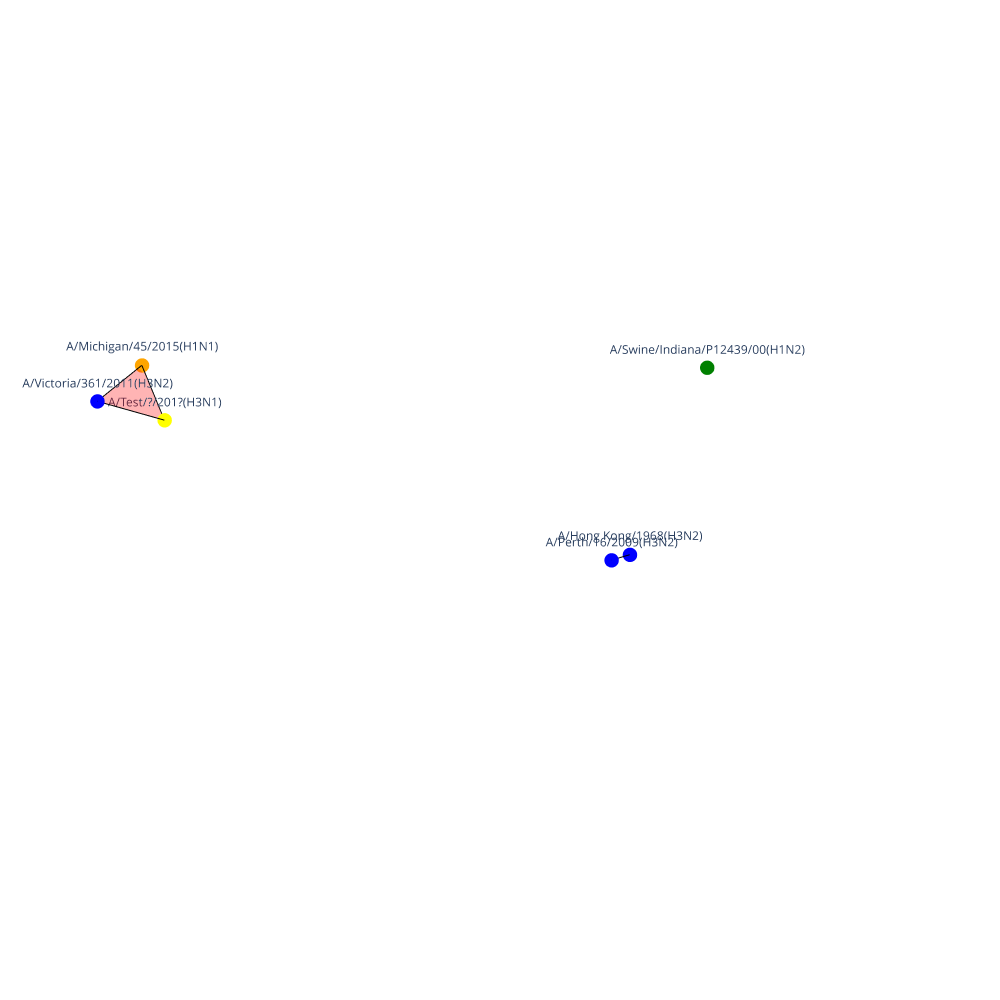

Notebook code for this chart:
### Code cell
# Visualizar el complejo simplicial 3D
print("Visualizing 3D simplicial complex at filtration time 150")
visualize_simplicial_complex(simplex_tree, 150, vertex_names=labels)

### Figure 1 — Plotly figure (JSON) as saved in the notebook; plotly's stock layout.template omitted (floating-point values rounded to 4 significant figures)
{"data": [{"hoverinfo": "text", "marker": {"color": ["green", "blue", "blue", "orange", "blue", "yellow"], "size": 5}, "mode": "markers+text", "text": ["A/Swine/Indiana/P12439/00(H1N2)", "A/Hong Kong/1968(H3N2) ", "A/Perth/16/2009(H3N2)", "A/Michigan/45/2015(H1N1)", "A/Victoria/361/2011(H3N2)", "A/Test/?/201?(H3N1)"], "textposition": "top center", "type": "scatter3d", "x": [-0.05562, -1, -0.8391, 0.5597, 0.7351, 0.6], "y": [0.9934, 0.09963, 0.1386, -0.4792, -0.425, -0.3274], "z": [0.6848, -0.8589, -0.775, 0.3561, 0.3347, 0.2583]}, {"hoverinfo": "none", "line": {"color": ["black", "black", "black", "black", "black", "black", "black", "black", "black", "black", "black", "black"], "width": 2}, "mode": "lines", "type": "scatter3d", "x": [-1, -0.8391, null, 0.5597, 0.7351, null, 0.5597, 0.6, null, 0.7351, 0.6, null], "y": [0.09963, 0.1386, null, -0.4792, -0.425, null, -0.4792, -0.3274, null, -0.425, -0.3274, null], "z": [-0.8589, -0.775, null, 0.3561, 0.3347, null, 0.3561, 0.2583, null, 0.3347, 0.2583, null]}, {"color": "red", "opacity": 0.3, "type": "mesh3d", "x": [0.5597, 0.7351, 0.6], "y": [-0.4792, -0.425, -0.3274], "z": [0.3561, 0.3347, 0.2583]}], "layout": {"height": 1000, "margin": {"b": 0, "l": 0, "r": 0, "t": 0}, "scene": {"aspectmode": "auto", "aspectratio": {"x": 1.098, "y": 0.9321, "z": 0.977}, "xaxis": {"type": "linear", "visible": false}, "yaxis": {"type": "linear", "visible": false}, "zaxis": {"type": "linear", "visible": false}}, "showlegend": false, "width": 1000}}
